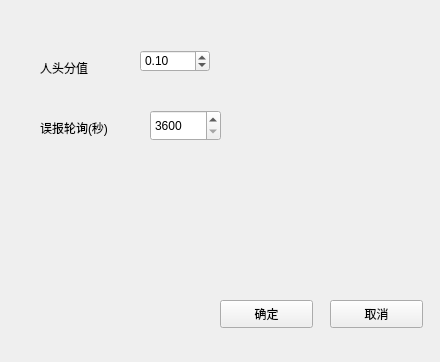
<?xml version="1.0" encoding="UTF-8"?>
<ui version="4.0">
 <class>System</class>
 <widget class="QWidget" name="System">
  <property name="geometry">
   <rect>
    <x>0</x>
    <y>0</y>
    <width>440</width>
    <height>362</height>
   </rect>
  </property>
  <property name="windowTitle">
   <string>system</string>
  </property>
  <widget class="QPushButton" name="pbOK">
   <property name="geometry">
    <rect>
     <x>220</x>
     <y>300</y>
     <width>93</width>
     <height>28</height>
    </rect>
   </property>
   <property name="text">
    <string>确定</string>
   </property>
  </widget>
  <widget class="QPushButton" name="pbCancel">
   <property name="geometry">
    <rect>
     <x>330</x>
     <y>300</y>
     <width>93</width>
     <height>28</height>
    </rect>
   </property>
   <property name="text">
    <string>取消</string>
   </property>
  </widget>
  <widget class="QLabel" name="label">
   <property name="geometry">
    <rect>
     <x>40</x>
     <y>60</y>
     <width>72</width>
     <height>15</height>
    </rect>
   </property>
   <property name="text">
    <string>人头分值</string>
   </property>
  </widget>
  <widget class="QLabel" name="label_2">
   <property name="geometry">
    <rect>
     <x>40</x>
     <y>120</y>
     <width>91</width>
     <height>16</height>
    </rect>
   </property>
   <property name="text">
    <string>误报轮询(秒)</string>
   </property>
  </widget>
  <widget class="QSpinBox" name="sbLoop">
   <property name="geometry">
    <rect>
     <x>150</x>
     <y>110</y>
     <width>71</width>
     <height>31</height>
    </rect>
   </property>
   <property name="minimum">
    <number>3600</number>
   </property>
   <property name="maximum">
    <number>86400</number>
   </property>
   <property name="singleStep">
    <number>3600</number>
   </property>
   <property name="value">
    <number>3600</number>
   </property>
  </widget>
  <widget class="QDoubleSpinBox" name="sbHead">
   <property name="geometry">
    <rect>
     <x>140</x>
     <y>50</y>
     <width>70</width>
     <height>22</height>
    </rect>
   </property>
   <property name="minimum">
    <double>0.010000000000000</double>
   </property>
   <property name="maximum">
    <double>1.000000000000000</double>
   </property>
   <property name="singleStep">
    <double>0.100000000000000</double>
   </property>
   <property name="value">
    <double>0.100000000000000</double>
   </property>
  </widget>
 </widget>
 <resources/>
 <connections/>
</ui>
